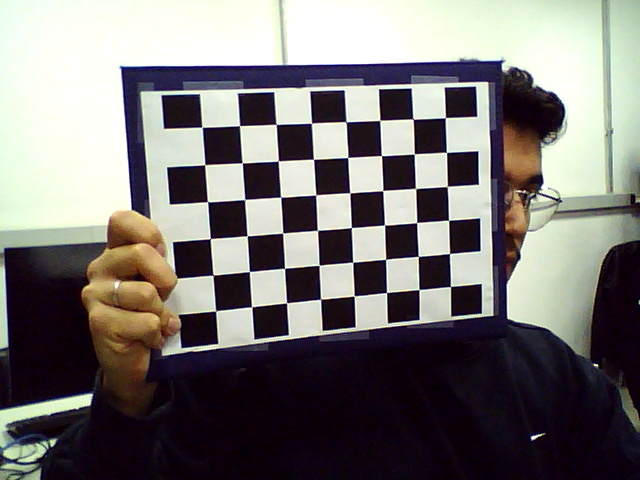
#> input picture Trabalho Final/codigos/calib_imgs/calib_00.jpg, 640 x 480 px
$ python calibrar_camera.py --imagens calib_imgs/calib_00.jpg
#> lines starting #> are read from the running program, lines starting #| are printed output that depends on the picture; after the words box and inside, x2 and y2 are one past the last pixel; in counts of white or black regions, pixels touching at a corner belong together
#!/usr/bin/env python3
# -*- coding: utf-8 -*-
"""
calibrar_camera.py
ESZA019 - Visao Computacional - Trabalho Final (Deteccao de Uso de EPI)

Calibracao da camera do sistema (Requisito A, OBRIGATORIO): extrai os parametros
intrinsecos (K) e os coeficientes de distorcao (dist), demonstra o ERRO DE
REPROJECAO e salva tudo em calib_camera.xml, usado por deteccao_epi.py para
corrigir a distorcao dos quadros.

Reaproveita o metodo validado nos Laboratorios 4 e 5.

Dois modos de uso:
    # 1) capturar imagens do tabuleiro pela webcam ('s' salva, 'c' calibra, 'q' sai)
    python3 calibrar_camera.py --capturar --camera 0

    # 2) calibrar a partir de imagens ja gravadas numa pasta
    python3 calibrar_camera.py --imagens "calib_imgs/*.jpg"

Parametros do tabuleiro: --cols e --rows sao os CANTOS INTERNOS (nao os quadrados).
"""

import argparse
import glob
import cv2
import numpy as np

SAIDA_XML = "calib_camera.xml"
criteria = (cv2.TERM_CRITERIA_EPS + cv2.TERM_CRITERIA_MAX_ITER, 30, 0.001)


def capturar(camera_id, pasta="calib_imgs"):
    """Captura imagens do tabuleiro pela webcam para posterior calibracao."""
    import os
    os.makedirs(pasta, exist_ok=True)
    cap = cv2.VideoCapture(camera_id)
    if not cap.isOpened():
        raise SystemExit("Nao consegui abrir a camera.")
    i = 0
    print("'s' salva o quadro | 'q' encerra a captura")
    while True:
        ok, frame = cap.read()
        if not ok:
            break
        cv2.imshow("captura (s=salva, q=sai)", frame)
        k = cv2.waitKey(1) & 0xFF
        if k == ord("s"):
            nome = f"{pasta}/calib_{i:02d}.jpg"
            cv2.imwrite(nome, frame); i += 1
            print("salvo:", nome)
        elif k == ord("q"):
            break
    cap.release(); cv2.destroyAllWindows()
    return f"{pasta}/*.jpg"


def calibrar(padrao_imgs, cols, rows, mostrar=True):
    """Calibra a partir de um glob de imagens do tabuleiro (cols x rows cantos internos)."""
#> called with padrao_imgs = 'calib_imgs/calib_00.jpg', cols = 8, rows = 6, mostrar = True
    # Pontos 3D do padrao (Z=0, tabuleiro plano).
    objp = np.zeros((cols * rows, 3), np.float32)
    objp[:, :2] = np.mgrid[0:cols, 0:rows].T.reshape(-1, 2)

    objpoints, imgpoints = [], []
    gray = None
    arquivos = sorted(glob.glob(padrao_imgs))
    if not arquivos:
        raise SystemExit(f"Nenhuma imagem encontrada em: {padrao_imgs}")

    for fn in arquivos:
        img = cv2.imread(fn)
#> img is the input picture: shape (480, 640, 3); mean B, G, R 115.2, 116.6, 120.3
        gray = cv2.cvtColor(img, cv2.COLOR_BGR2GRAY)
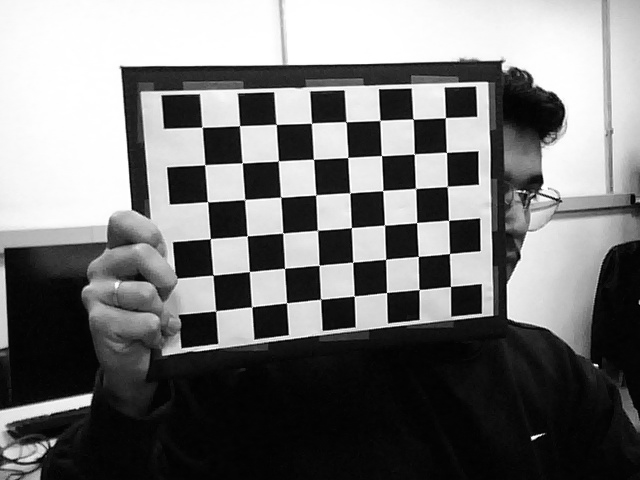
#> gray: shape (480, 640); min 0, max 255, mean 117.6
        ret, corners = cv2.findChessboardCorners(
            gray, (cols, rows),
            cv2.CALIB_CB_ADAPTIVE_THRESH + cv2.CALIB_CB_NORMALIZE_IMAGE)
#> ret = True; corners = 48 rows, first 8: [202, 127.3], [239.6, 125.6], [276.4, 124.5], [311.5, 123.4], [345.8, 121.9], [380, 120.4], [413.2, 119.1], [445.5, 117.5]
        if ret:
            objpoints.append(objp)
            corners = cv2.cornerSubPix(gray, corners, (11, 11), (-1, -1), criteria)
#> corners = 48 rows, first 8: [202.1, 127.2], [239.5, 125.7], [276.2, 124.4], [311.4, 123.1], [346.1, 121.7], [379.9, 120.4], [413, 119.1], [445.3, 117.6]
            imgpoints.append(corners)
            if mostrar:
                cv2.drawChessboardCorners(img, (cols, rows), corners, ret)
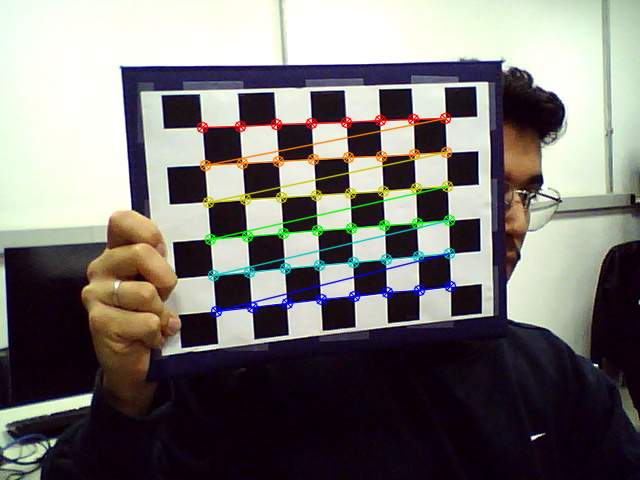
#> img: shape (480, 640, 3); 3.74% of pixels changed, all inside (x1, y1, x2, y2) = (196, 112, 457, 318)
                cv2.imshow("cantos", img); cv2.waitKey(150)
        else:
            print("  tabuleiro NAO detectado em", fn)
    if mostrar:
        cv2.destroyAllWindows()

    if len(objpoints) < 5:
#> (the run stopped early here; a loop or call above may not have finished)
